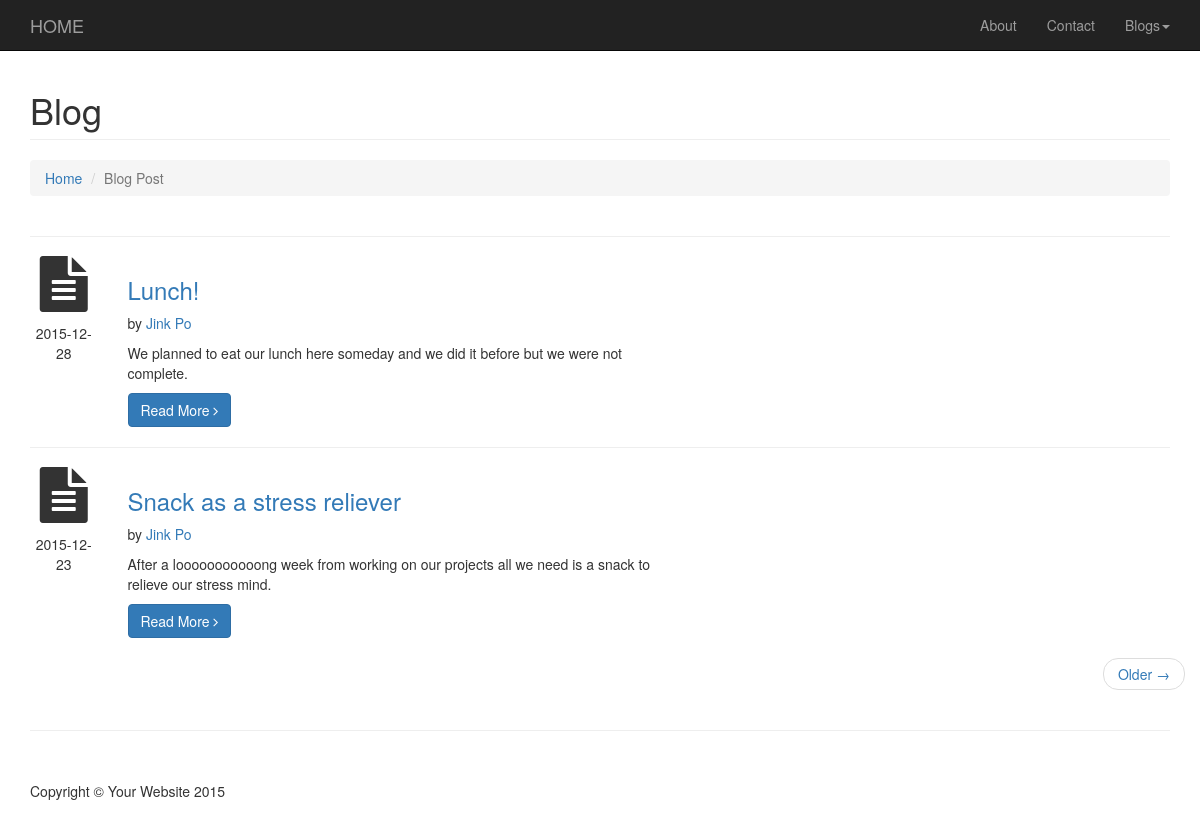
The page /blog-home.php?page_id=4 on the database its author committed.
### tables this page shows
CREATE TABLE IF NOT EXISTS `blog` (
  `ID_blogs` int(11) NOT NULL AUTO_INCREMENT,
  `Title` varchar(100) NOT NULL,
  `ID_category` int(11) NOT NULL,
  `DatePost` date NOT NULL,
  `Image` varchar(100) DEFAULT NULL,
  `Firstline` varchar(2000) NOT NULL,
  `Secondline` varchar(5000) NOT NULL,
  `ImageA` varchar(100) DEFAULT NULL,
  `ImageB` varchar(100) DEFAULT NULL,
  `ImageC` varchar(100) DEFAULT NULL,
  `ImageD` varchar(100) DEFAULT NULL,
  `ImageE` varchar(100) DEFAULT NULL,
  PRIMARY KEY (`ID_blogs`)
);

### blog-home.php (the view, shortened to what this page needs)
<!DOCTYPE html>
<html lang="en">
<head>
    <link href="css/bootstrap.min.css" rel="stylesheet">
    <link href="css/modern-business.css" rel="stylesheet">
    <link href="font-awesome/css/font-awesome.min.css" rel="stylesheet" type="text/css">
</head>
<body>
    <nav class="navbar navbar-inverse navbar-fixed-top" role="navigation">
        <div class="container">
            <div class="navbar-header">
                <a class="navbar-brand" href="index.php">HOME</a>
            </div>
            <div class="collapse navbar-collapse" id="bs-example-navbar-collapse-1">
                <ul class="nav navbar-nav navbar-right">
                    <li>
                        <a href="about.php">About</a>
                    </li>
                    <li>
                        <a href="contact.php">Contact</a>
                    </li>
                  <li class="dropdown">
                        <a href="#" class="dropdown-toggle" data-toggle="dropdown">Blogs<b class="caret"></b></a>
            </div>
        </div>
    </nav>
    <div class="container">
        <div class="row">
            <div class="col-lg-12">
                <h1 class="page-header">Blog
                </h1>
                <ol class="breadcrumb">
                    <li><a href="home.php">Home</a>
                    </li>
                    <li class="active">Blog Post</li>
                </ol>
            </div>
        </div>
<?php
  include "config.php";
          if(isset($_GET['page_id']) and$_SERVER["REQUEST_METHOD"]=="GET")
          {
              $ID=$_GET["page_id"];
              $sql = "SELECT * FROM blog WHERE ID_category='".$ID."' ORDER BY ID_blogs DESC";
              $rs=$conn->query($sql);
                        if ($rs->num_rows > 0)
                        {
                               while($row = $rs->fetch_assoc())
                               {
                                 echo"<hr>";
                                    echo'<div class="row">';
                                        echo'<div class="col-md-1 text-center">';
                                            echo'<p><i class="fa fa-file-text fa-4x"></i></p>';
                                            echo'<p name="DatePost">'.$row['DatePost'].'</p>';
                                        echo"</div>";
                                       echo '<div class="col-md-6">';
                                           echo"<h3>";
                                               echo '<a href="blog-post.php?id='.$row['ID_blogs'].'" name="Title">'.$row['Title'].'</a>';
                                           echo "</h3>";
                                            echo'<p>by <a href="about.php">Jink Po</a></p>';
                                           echo '<p name="Firstline">'.$row['Firstline'].'</p>';
                                           echo '<a class="btn btn-primary" name="Read More" href="blog-post.php?id='.$row['ID_blogs'].'">Read More <i class="fa fa-angle-right"></i></a>';
                                       echo "</div>";
                                    echo"</div>";
                              }
                        }
          }
?>
        <div class="row">
            <ul class="pager">
                <li class="next"><a href="#">Older &rarr;</a>
                </li>
            </ul>
        </div>
        <hr>
        <footer>
            <div class="row">
                <div class="col-lg-12">
                    <p>Copyright &copy; Your Website 2015</p>
                </div>
            </div>
        </footer>
    </div>
</body>
</html>

### css/modern-business.css (style rules this page uses)
html, body { height: 100%; }
body { padding-top: 50px; }
footer { margin: 50px 0; }

### rows shown on the page
blog: DatePost "2015-12-28", Title "Lunch!", Firstline "We planned to eat our lunch here someday and we did it before but we were not complete."
blog: DatePost "2015-12-23", Title "Snack as a stress reliever", Firstline "After a looooooooooong week from working on our projects all we need is a snack to relieve our stress mind."
